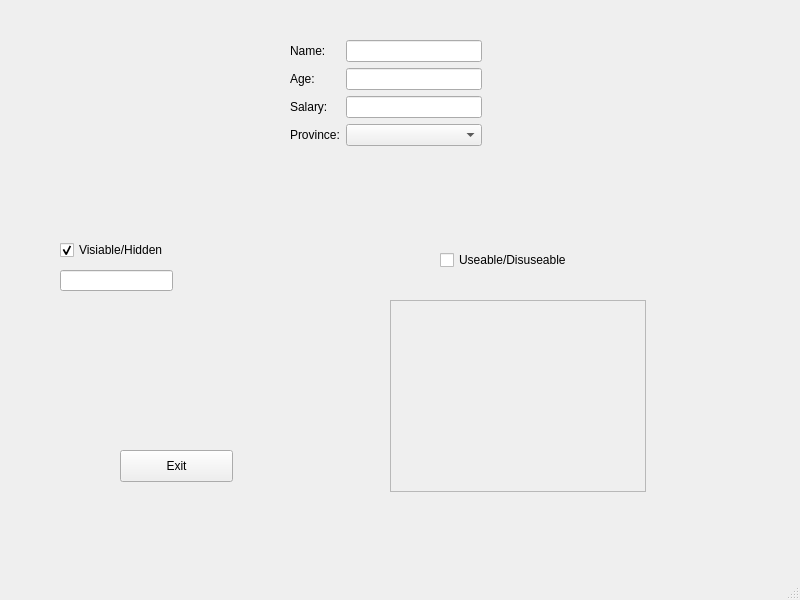
<?xml version="1.0" encoding="UTF-8"?>
<ui version="4.0">
 <class>MainWindow</class>
 <widget class="QMainWindow" name="MainWindow">
  <property name="geometry">
   <rect>
    <x>0</x>
    <y>0</y>
    <width>800</width>
    <height>600</height>
   </rect>
  </property>
  <property name="windowTitle">
   <string>MainWindow</string>
  </property>
  <widget class="QWidget" name="centralwidget">
   <widget class="QCheckBox" name="checkBox">
    <property name="geometry">
     <rect>
      <x>60</x>
      <y>240</y>
      <width>120</width>
      <height>20</height>
     </rect>
    </property>
    <property name="text">
     <string>Visiable/Hidden</string>
    </property>
    <property name="checked">
     <bool>true</bool>
    </property>
   </widget>
   <widget class="QTextEdit" name="textEdit_2">
    <property name="enabled">
     <bool>false</bool>
    </property>
    <property name="geometry">
     <rect>
      <x>390</x>
      <y>300</y>
      <width>256</width>
      <height>192</height>
     </rect>
    </property>
   </widget>
   <widget class="QCheckBox" name="checkBox_2">
    <property name="geometry">
     <rect>
      <x>440</x>
      <y>250</y>
      <width>145</width>
      <height>20</height>
     </rect>
    </property>
    <property name="text">
     <string>Useable/Disuseable</string>
    </property>
   </widget>
   <widget class="QLineEdit" name="lineEdit_4">
    <property name="geometry">
     <rect>
      <x>60</x>
      <y>270</y>
      <width>113</width>
      <height>21</height>
     </rect>
    </property>
   </widget>
   <widget class="QPushButton" name="pushButton">
    <property name="geometry">
     <rect>
      <x>120</x>
      <y>450</y>
      <width>113</width>
      <height>32</height>
     </rect>
    </property>
    <property name="text">
     <string>Exit</string>
    </property>
   </widget>
   <widget class="QWidget" name="">
    <property name="geometry">
     <rect>
      <x>290</x>
      <y>40</y>
      <width>192</width>
      <height>115</height>
     </rect>
    </property>
    <layout class="QFormLayout" name="formLayout">
     <item row="0" column="0">
      <widget class="QLabel" name="label">
       <property name="text">
        <string>Name:</string>
       </property>
      </widget>
     </item>
     <item row="0" column="1">
      <widget class="QLineEdit" name="lineEdit"/>
     </item>
     <item row="1" column="0">
      <widget class="QLabel" name="label_2">
       <property name="text">
        <string>Age:</string>
       </property>
      </widget>
     </item>
     <item row="1" column="1">
      <widget class="QLineEdit" name="lineEdit_2"/>
     </item>
     <item row="2" column="0">
      <widget class="QLabel" name="label_3">
       <property name="text">
        <string>Salary:</string>
       </property>
      </widget>
     </item>
     <item row="2" column="1">
      <widget class="QLineEdit" name="lineEdit_3"/>
     </item>
     <item row="3" column="0">
      <widget class="QLabel" name="label_4">
       <property name="text">
        <string>Province:</string>
       </property>
      </widget>
     </item>
     <item row="3" column="1">
      <widget class="QComboBox" name="comboBox"/>
     </item>
    </layout>
   </widget>
  </widget>
  <widget class="QMenuBar" name="menubar">
   <property name="geometry">
    <rect>
     <x>0</x>
     <y>0</y>
     <width>800</width>
     <height>22</height>
    </rect>
   </property>
  </widget>
  <widget class="QStatusBar" name="statusbar"/>
 </widget>
 <resources/>
 <connections>
  <connection>
   <sender>checkBox</sender>
   <signal>toggled(bool)</signal>
   <receiver>lineEdit_4</receiver>
   <slot>setHidden(bool)</slot>
   <hints>
    <hint type="sourcelabel">
     <x>122</x>
     <y>273</y>
    </hint>
    <hint type="destinationlabel">
     <x>160</x>
     <y>302</y>
    </hint>
   </hints>
  </connection>
  <connection>
   <sender>checkBox_2</sender>
   <signal>toggled(bool)</signal>
   <receiver>textEdit_2</receiver>
   <slot>setEnabled(bool)</slot>
   <hints>
    <hint type="sourcelabel">
     <x>489</x>
     <y>280</y>
    </hint>
    <hint type="destinationlabel">
     <x>488</x>
     <y>357</y>
    </hint>
   </hints>
  </connection>
  <connection>
   <sender>pushButton</sender>
   <signal>clicked()</signal>
   <receiver>MainWindow</receiver>
   <slot>close()</slot>
   <hints>
    <hint type="sourcelabel">
     <x>163</x>
     <y>479</y>
    </hint>
    <hint type="destinationlabel">
     <x>292</x>
     <y>530</y>
    </hint>
   </hints>
  </connection>
 </connections>
</ui>
